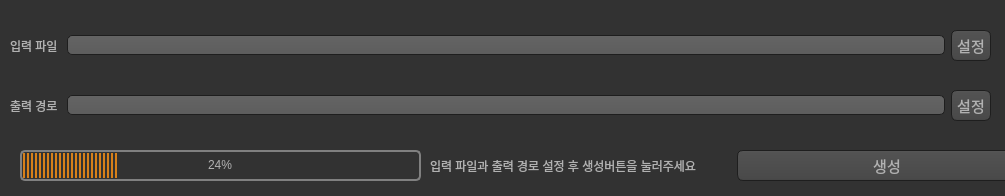
<?xml version="1.0" encoding="UTF-8"?>
<ui version="4.0">
 <class>Dialog</class>
 <widget class="QDialog" name="Dialog">
  <property name="geometry">
   <rect>
    <x>0</x>
    <y>0</y>
    <width>1005</width>
    <height>196</height>
   </rect>
  </property>
  <property name="windowTitle">
   <string>Bard</string>
  </property>
  <property name="styleSheet">
   <string notr="true">QToolTip
{
     border: 1px solid black;
     background-color: #ffa02f;
     padding: 1px;
     border-radius: 3px;
     opacity: 100;
}

QWidget
{
    color: #b1b1b1;
    background-color: #323232;
}

QWidget:item:hover
{
    background-color: QLinearGradient( x1: 0, y1: 0, x2: 0, y2: 1, stop: 0 #ffa02f, stop: 1 #ca0619);
    color: #000000;
}

QWidget:item:selected
{
    background-color: QLinearGradient( x1: 0, y1: 0, x2: 0, y2: 1, stop: 0 #ffa02f, stop: 1 #d7801a);
}

QMenuBar::item
{
    background: transparent;
}

QMenuBar::item:selected
{
    background: transparent;
    border: 1px solid #ffaa00;
}

QMenuBar::item:pressed
{
    background: #444;
    border: 1px solid #000;
    background-color: QLinearGradient(
        x1:0, y1:0,
        x2:0, y2:1,
        stop:1 #212121,
        stop:0.4 #343434/*,
        stop:0.2 #343434,
        stop:0.1 #ffaa00*/
    );
    margin-bottom:-1px;
    padding-bottom:1px;
}

QMenu
{
    border: 1px solid #000;
}

QMenu::item
{
    padding: 2px 20px 2px 20px;
}

QMenu::item:selected
{
    color: #000000;
}

QWidget:disabled
{
    color: #404040;
    background-color: #323232;
}

QAbstractItemView
{
    background-color: QLinearGradient( x1: 0, y1: 0, x2: 0, y2: 1, stop: 0 #4d4d4d, stop: 0.1 #646464, stop: 1 #5d5d5d);
}

QWidget:focus
{
    /*border: 2px solid QLinearGradient( x1: 0, y1: 0, x2: 0, y2: 1, stop: 0 #ffa02f, stop: 1 #d7801a);*/
}

QLineEdit
{
    background-color: QLinearGradient( x1: 0, y1: 0, x2: 0, y2: 1, stop: 0 #4d4d4d, stop: 0 #646464, stop: 1 #5d5d5d);
    padding: 1px;
    border-style: solid;
    border: 1px solid #1e1e1e;
    border-radius: 5;
}

QPushButton
{
    color: #b1b1b1;
    background-color: QLinearGradient( x1: 0, y1: 0, x2: 0, y2: 1, stop: 0 #565656, stop: 0.1 #525252, stop: 0.5 #4e4e4e, stop: 0.9 #4a4a4a, stop: 1 #464646);
    border-width: 1px;
    border-color: #1e1e1e;
    border-style: solid;
    border-radius: 6;
    padding: 3px;
    font-size: 15px;
    padding-left: 5px;
    padding-right: 5px;
}

QPushButton:pressed
{
    background-color: QLinearGradient( x1: 0, y1: 0, x2: 0, y2: 1, stop: 0 #2d2d2d, stop: 0.1 #2b2b2b, stop: 0.5 #292929, stop: 0.9 #282828, stop: 1 #252525);
}

QComboBox
{
    selection-background-color: #ffaa00;
    background-color: QLinearGradient( x1: 0, y1: 0, x2: 0, y2: 1, stop: 0 #565656, stop: 0.1 #525252, stop: 0.5 #4e4e4e, stop: 0.9 #4a4a4a, stop: 1 #464646);
    border-style: solid;
    border: 1px solid #1e1e1e;
    border-radius: 5;
}

QComboBox:hover,QPushButton:hover
{
    border: 2px solid QLinearGradient( x1: 0, y1: 0, x2: 0, y2: 1, stop: 0 #ffa02f, stop: 1 #d7801a);
}


QComboBox:on
{
    padding-top: 3px;
    padding-left: 4px;
    background-color: QLinearGradient( x1: 0, y1: 0, x2: 0, y2: 1, stop: 0 #2d2d2d, stop: 0.1 #2b2b2b, stop: 0.5 #292929, stop: 0.9 #282828, stop: 1 #252525);
    selection-background-color: #ffaa00;
}

QComboBox QAbstractItemView
{
    border: 2px solid darkgray;
    selection-background-color: QLinearGradient( x1: 0, y1: 0, x2: 0, y2: 1, stop: 0 #ffa02f, stop: 1 #d7801a);
}

QComboBox::drop-down
{
     subcontrol-origin: padding;
     subcontrol-position: top right;
     width: 15px;

     border-left-width: 0px;
     border-left-color: darkgray;
     border-left-style: solid; /* just a single line */
     border-top-right-radius: 3px; /* same radius as the QComboBox */
     border-bottom-right-radius: 3px;
 }

QComboBox::down-arrow
{
     image: url(:/down_arrow.png);
}

QGroupBox:focus
{
border: 2px solid QLinearGradient( x1: 0, y1: 0, x2: 0, y2: 1, stop: 0 #ffa02f, stop: 1 #d7801a);
}

QTextEdit:focus
{
    border: 2px solid QLinearGradient( x1: 0, y1: 0, x2: 0, y2: 1, stop: 0 #ffa02f, stop: 1 #d7801a);
}

QScrollBar:horizontal {
     border: 1px solid #222222;
     background: QLinearGradient( x1: 0, y1: 0, x2: 0, y2: 1, stop: 0.0 #121212, stop: 0.2 #282828, stop: 1 #484848);
     height: 7px;
     margin: 0px 16px 0 16px;
}

QScrollBar::handle:horizontal
{
      background: QLinearGradient( x1: 0, y1: 0, x2: 1, y2: 0, stop: 0 #ffa02f, stop: 0.5 #d7801a, stop: 1 #ffa02f);
      min-height: 20px;
      border-radius: 2px;
}

QScrollBar::add-line:horizontal {
      border: 1px solid #1b1b19;
      border-radius: 2px;
      background: QLinearGradient( x1: 0, y1: 0, x2: 1, y2: 0, stop: 0 #ffa02f, stop: 1 #d7801a);
      width: 14px;
      subcontrol-position: right;
      subcontrol-origin: margin;
}

QScrollBar::sub-line:horizontal {
      border: 1px solid #1b1b19;
      border-radius: 2px;
      background: QLinearGradient( x1: 0, y1: 0, x2: 1, y2: 0, stop: 0 #ffa02f, stop: 1 #d7801a);
      width: 14px;
     subcontrol-position: left;
     subcontrol-origin: margin;
}

QScrollBar::right-arrow:horizontal, QScrollBar::left-arrow:horizontal
{
      border: 1px solid black;
      width: 1px;
      height: 1px;
      background: white;
}

QScrollBar::add-page:horizontal, QScrollBar::sub-page:horizontal
{
      background: none;
}

QScrollBar:vertical
{
      background: QLinearGradient( x1: 0, y1: 0, x2: 1, y2: 0, stop: 0.0 #121212, stop: 0.2 #282828, stop: 1 #484848);
      width: 7px;
      margin: 16px 0 16px 0;
      border: 1px solid #222222;
}

QScrollBar::handle:vertical
{
      background: QLinearGradient( x1: 0, y1: 0, x2: 0, y2: 1, stop: 0 #ffa02f, stop: 0.5 #d7801a, stop: 1 #ffa02f);
      min-height: 20px;
      border-radius: 2px;
}

QScrollBar::add-line:vertical
{
      border: 1px solid #1b1b19;
      border-radius: 2px;
      background: QLinearGradient( x1: 0, y1: 0, x2: 0, y2: 1, stop: 0 #ffa02f, stop: 1 #d7801a);
      height: 14px;
      subcontrol-position: bottom;
      subcontrol-origin: margin;
}

QScrollBar::sub-line:vertical
{
      border: 1px solid #1b1b19;
      border-radius: 2px;
      background: QLinearGradient( x1: 0, y1: 0, x2: 0, y2: 1, stop: 0 #d7801a, stop: 1 #ffa02f);
      height: 14px;
      subcontrol-position: top;
      subcontrol-origin: margin;
}

QScrollBar::up-arrow:vertical, QScrollBar::down-arrow:vertical
{
      border: 1px solid black;
      width: 1px;
      height: 1px;
      background: white;
}


QScrollBar::add-page:vertical, QScrollBar::sub-page:vertical
{
      background: none;
}

QTextEdit
{
    background-color: #242424;
}

QPlainTextEdit
{
    background-color: #242424;
}

QHeaderView::section
{
    background-color: QLinearGradient(x1:0, y1:0, x2:0, y2:1, stop:0 #616161, stop: 0.5 #505050, stop: 0.6 #434343, stop:1 #656565);
    color: white;
    padding-left: 4px;
    border: 1px solid #6c6c6c;
}

QCheckBox:disabled
{
color: #414141;
}

QDockWidget::title
{
    text-align: center;
    spacing: 3px; /* spacing between items in the tool bar */
    background-color: QLinearGradient(x1:0, y1:0, x2:0, y2:1, stop:0 #323232, stop: 0.5 #242424, stop:1 #323232);
}

QDockWidget::close-button, QDockWidget::float-button
{
    text-align: center;
    spacing: 1px; /* spacing between items in the tool bar */
    background-color: QLinearGradient(x1:0, y1:0, x2:0, y2:1, stop:0 #323232, stop: 0.5 #242424, stop:1 #323232);
}

QDockWidget::close-button:hover, QDockWidget::float-button:hover
{
    background: #242424;
}

QDockWidget::close-button:pressed, QDockWidget::float-button:pressed
{
    padding: 1px -1px -1px 1px;
}

QMainWindow::separator
{
    background-color: QLinearGradient(x1:0, y1:0, x2:0, y2:1, stop:0 #161616, stop: 0.5 #151515, stop: 0.6 #212121, stop:1 #343434);
    color: white;
    padding-left: 4px;
    border: 1px solid #4c4c4c;
    spacing: 3px; /* spacing between items in the tool bar */
}

QMainWindow::separator:hover
{

    background-color: QLinearGradient(x1:0, y1:0, x2:0, y2:1, stop:0 #d7801a, stop:0.5 #b56c17 stop:1 #ffa02f);
    color: white;
    padding-left: 4px;
    border: 1px solid #6c6c6c;
    spacing: 3px; /* spacing between items in the tool bar */
}

QToolBar::handle
{
     spacing: 3px; /* spacing between items in the tool bar */
     background: url(:/images/handle.png);
}

QMenu::separator
{
    height: 2px;
    background-color: QLinearGradient(x1:0, y1:0, x2:0, y2:1, stop:0 #161616, stop: 0.5 #151515, stop: 0.6 #212121, stop:1 #343434);
    color: white;
    padding-left: 4px;
    margin-left: 10px;
    margin-right: 5px;
}

QProgressBar
{
    border: 2px solid grey;
    border-radius: 5px;
    text-align: center;
}

QProgressBar::chunk
{
    background-color: #d7801a;
    width: 2.15px;
    margin: 0.5px;
}

QTabBar::tab {
    color: #b1b1b1;
    border: 1px solid #444;
    border-bottom-style: none;
    background-color: #323232;
    padding-left: 10px;
    padding-right: 10px;
    padding-top: 3px;
    padding-bottom: 2px;
    margin-right: -1px;
}

QTabWidget::pane {
    border: 1px solid #444;
    top: 1px;
}

QTabBar::tab:last
{
    margin-right: 0; /* the last selected tab has nothing to overlap with on the right */
    border-top-right-radius: 3px;
}

QTabBar::tab:first:!selected
{
 margin-left: 0px; /* the last selected tab has nothing to overlap with on the right */


    border-top-left-radius: 3px;
}

QTabBar::tab:!selected
{
    color: #b1b1b1;
    border-bottom-style: solid;
    margin-top: 3px;
    background-color: QLinearGradient(x1:0, y1:0, x2:0, y2:1, stop:1 #212121, stop:.4 #343434);
}

QTabBar::tab:selected
{
    border-top-left-radius: 3px;
    border-top-right-radius: 3px;
    margin-bottom: 0px;
}

QTabBar::tab:!selected:hover
{
    /*border-top: 2px solid #ffaa00;
    padding-bottom: 3px;*/
    border-top-left-radius: 3px;
    border-top-right-radius: 3px;
    background-color: QLinearGradient(x1:0, y1:0, x2:0, y2:1, stop:1 #212121, stop:0.4 #343434, stop:0.2 #343434, stop:0.1 #ffaa00);
}

QRadioButton::indicator:checked, QRadioButton::indicator:unchecked{
    color: #b1b1b1;
    background-color: #323232;
    border: 1px solid #b1b1b1;
    border-radius: 6px;
}

QRadioButton::indicator:checked
{
    background-color: qradialgradient(
        cx: 0.5, cy: 0.5,
        fx: 0.5, fy: 0.5,
        radius: 1.0,
        stop: 0.25 #ffaa00,
        stop: 0.3 #323232
    );
}

QCheckBox::indicator{
    color: #b1b1b1;
    background-color: #323232;
    border: 1px solid #b1b1b1;
    width: 9px;
    height: 9px;
}

QRadioButton::indicator
{
    border-radius: 6px;
}

QRadioButton::indicator:hover, QCheckBox::indicator:hover
{
    border: 1px solid #ffaa00;
}

QCheckBox::indicator:checked
{
    image:url(:/images/checkbox.png);
}

QCheckBox::indicator:disabled, QRadioButton::indicator:disabled
{
    border: 1px solid #444;
}</string>
  </property>
  <widget class="QWidget" name="horizontalLayoutWidget">
   <property name="geometry">
    <rect>
     <x>10</x>
     <y>20</y>
     <width>981</width>
     <height>51</height>
    </rect>
   </property>
   <layout class="QHBoxLayout" name="horizontalLayout_">
    <item>
     <widget class="QLabel" name="input_label">
      <property name="text">
       <string>입력 파일 </string>
      </property>
     </widget>
    </item>
    <item>
     <widget class="QLineEdit" name="input_lineEdit"/>
    </item>
    <item>
     <widget class="QPushButton" name="input_pushButton">
      <property name="text">
       <string>설정</string>
      </property>
     </widget>
    </item>
   </layout>
  </widget>
  <widget class="QWidget" name="horizontalLayoutWidget_2">
   <property name="geometry">
    <rect>
     <x>10</x>
     <y>80</y>
     <width>981</width>
     <height>51</height>
    </rect>
   </property>
   <layout class="QHBoxLayout" name="horizontalLayout_2">
    <item>
     <widget class="QLabel" name="output_label">
      <property name="text">
       <string>출력 경로 </string>
      </property>
     </widget>
    </item>
    <item>
     <widget class="QLineEdit" name="output_lineEdit"/>
    </item>
    <item>
     <widget class="QPushButton" name="output_pushButton">
      <property name="text">
       <string>설정</string>
      </property>
     </widget>
    </item>
   </layout>
  </widget>
  <widget class="QWidget" name="horizontalLayoutWidget_3">
   <property name="geometry">
    <rect>
     <x>430</x>
     <y>140</y>
     <width>607</width>
     <height>51</height>
    </rect>
   </property>
   <layout class="QHBoxLayout" name="horizontalLayout_3">
    <item>
     <widget class="QLabel" name="label">
      <property name="text">
       <string>입력 파일과 출력 경로 설정 후 생성버튼을 눌러주세요</string>
      </property>
     </widget>
    </item>
    <item>
     <widget class="QPushButton" name="generate_pushButton">
      <property name="text">
       <string>생성</string>
      </property>
     </widget>
    </item>
   </layout>
  </widget>
  <widget class="QProgressBar" name="progressBar">
   <property name="geometry">
    <rect>
     <x>20</x>
     <y>150</y>
     <width>401</width>
     <height>31</height>
    </rect>
   </property>
   <property name="value">
    <number>24</number>
   </property>
  </widget>
 </widget>
 <resources/>
 <connections/>
</ui>
